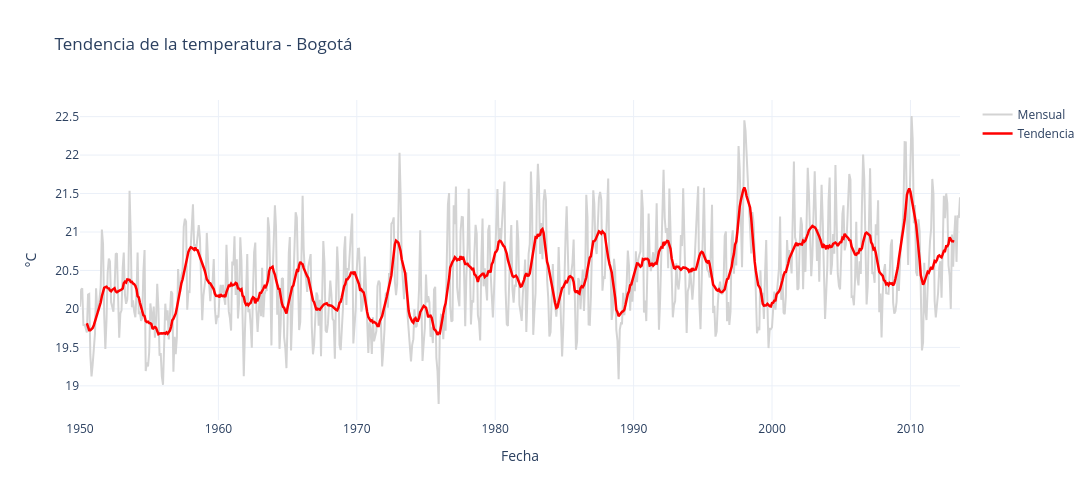

The code cell stored with this chart in its notebook:
### Markdown cell above
## Paso 5 — Tendencia con media móvil `rolling` (como el Caso 3)

### Code cell
# Promedio móvil de 12 meses
bog["tendencia"] = bog["TEMP"].rolling(window=12, center=True).mean()

fig = go.Figure()

# Serie original
fig.add_trace(
    go.Scatter(
        x=bog["FECHA"],
        y=bog["TEMP"],
        mode="lines",
        name="Mensual",
        line=dict(color="lightgray")
    )
)

# Tendencia
fig.add_trace(
    go.Scatter(
        x=bog["FECHA"],
        y=bog["tendencia"],
        mode="lines",
        name="Tendencia",
        line=dict(color="red", width=2.5)
    )
)

fig.update_layout(
    title="Tendencia de la temperatura - Bogotá",
    xaxis_title="Fecha",
    yaxis_title="°C",
    template="plotly_white",
    width=1300,
    height=500
)

fig.show()

# Guardar imagen (requiere kaleido)
# fig.write_image("fig/02_tendencia.png")

print("La tendencia (rojo) sube: hay calentamiento.")

### Figure 1 — Plotly figure (JSON) as saved in the notebook; plotly's stock layout.template omitted (floating-point values rounded to 4 significant figures; data arrays with more than 128 entries replaced by an {"elided": "..."} marker saying what was removed)
{"data": [{"line": {"color": "lightgray"}, "mode": "lines", "name": "Mensual", "type": "scatter", "x": {"elided": "764 str values"}, "y": {"elided": "764 float values"}}, {"line": {"color": "red", "width": 2.5}, "mode": "lines", "name": "Tendencia", "type": "scatter", "x": {"elided": "764 str values"}, "y": {"elided": "764 float values"}}], "layout": {"height": 500, "title": {"text": "Tendencia de la temperatura - Bogotá"}, "width": 1300, "xaxis": {"title": {"text": "Fecha"}}, "yaxis": {"title": {"text": "°C"}}}}
